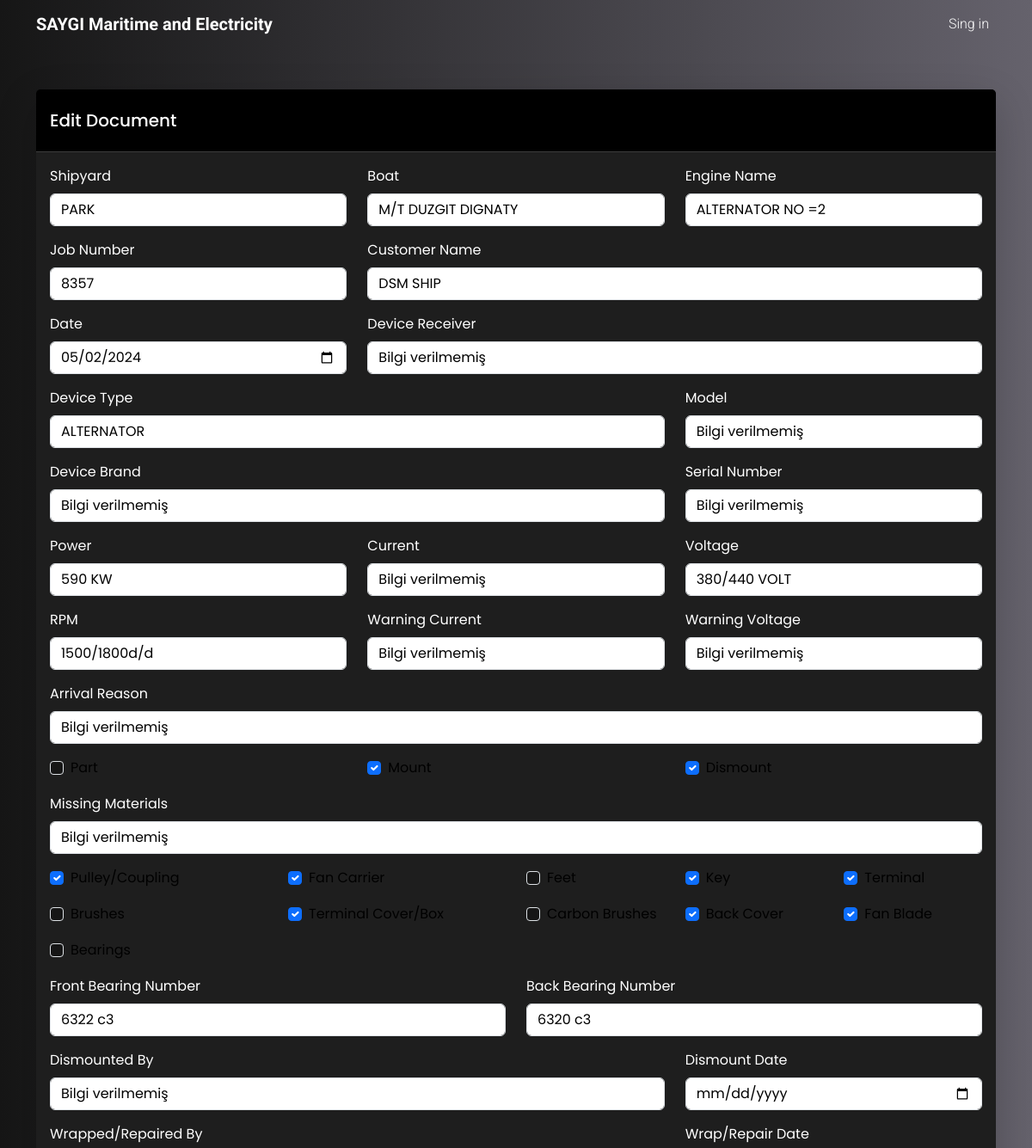
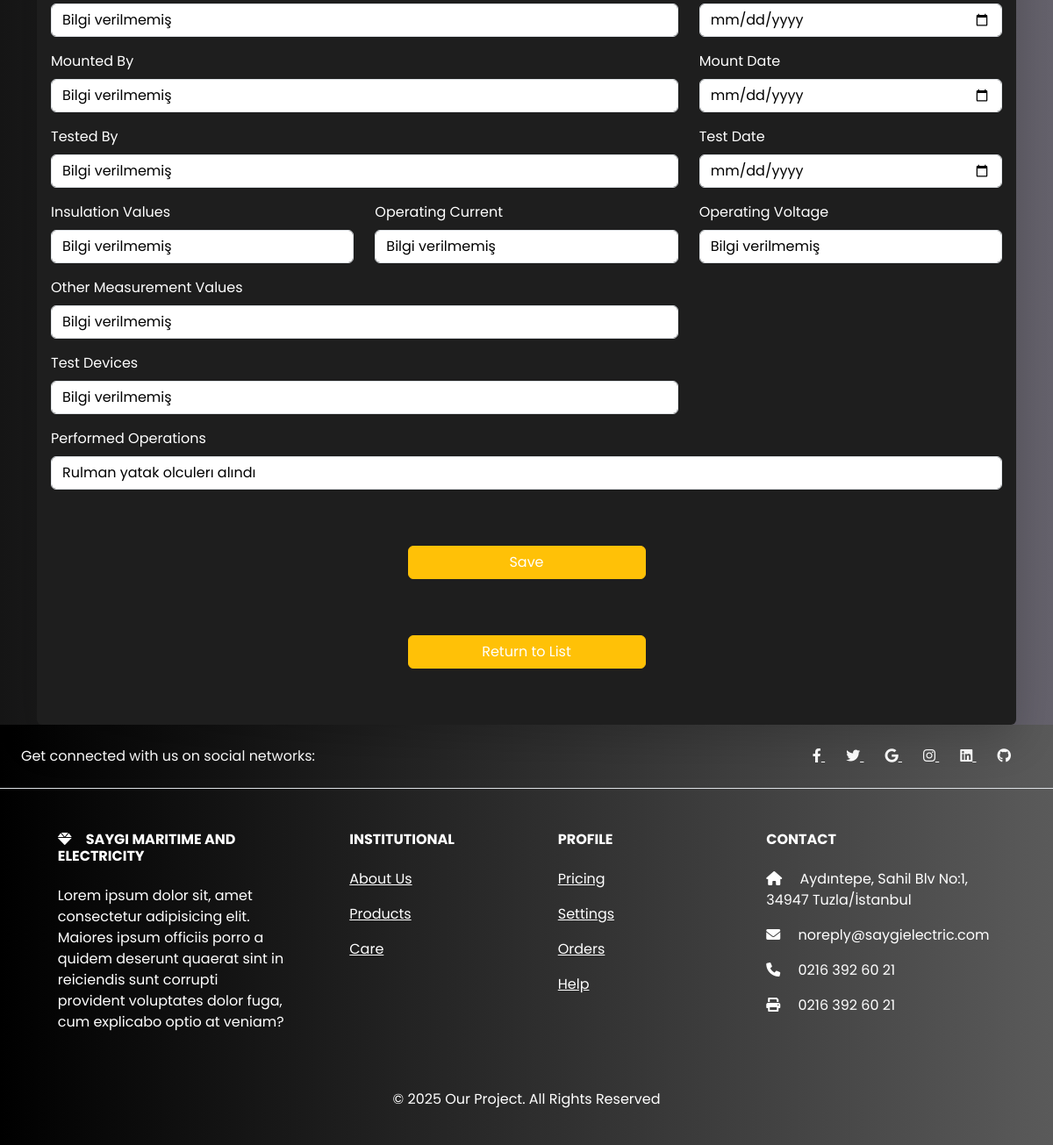
/document/1/edit/, run on the app's committed database (2 pictures, top to bottom).
### jobs/models.py (models this page shows, shortened)
class Document(models.Model):
    shipyard = models.CharField(_("Shipyard"), max_length=255, null=True, blank=True)
    boat = models.CharField(_("Boat"), max_length=255, null=True, blank=True)
    engine_name = models.CharField(
        _("Engine Name"), max_length=255, null=True, blank=True
    )
    job_number = models.CharField(
        _("Job Number"), max_length=255, null=True, blank=True
    )
    customer_name = models.CharField(
        _("Customer Name"), max_length=255, null=True, blank=True
    )
    date = models.DateField(_("Date"), null=True, blank=True, default=date.today)
    device_receiver = models.CharField(
        _("Device Receiver"), max_length=255, null=True, blank=True
    )
    device_type = models.CharField(
        _("Device Type"), max_length=255, null=True, blank=True
    )
    model = models.CharField(_("Model"), max_length=255, null=True, blank=True)
    device_brand = models.CharField(
        _("Device Brand"), max_length=255, null=True, blank=True
    )
    serial_number = models.CharField(
        _("Serial Number"), max_length=255, null=True, blank=True
    )
    power = models.CharField(_("Power"), max_length=255, null=True, blank=True)
    current = models.CharField(_("Current"), max_length=255, null=True, blank=True)
    voltage = models.CharField(_("Voltage"), max_length=255, null=True, blank=True)
    rpm = models.CharField(_("RPM"), max_length=255, null=True, blank=True)
    warning_current = models.CharField(
        _("Warning Current"), max_length=255, null=True, blank=True
    )
    warning_voltage = models.CharField(
        _("Warning Voltage"), max_length=255, null=True, blank=True
    )
    arrival_reason = models.CharField(
        _("Arrival Reason"), max_length=255, null=True, blank=True
    )
    part = models.BooleanField(_("Part"), null=True, blank=True)
    missing_materials = models.CharField(
        _("Missing Materials"), max_length=255, null=True, blank=True
    )
    mount = models.BooleanField(_("Mount"), null=True, blank=True)
    dismount = models.BooleanField(_("Dismount"), null=True, blank=True)
    pulley_coupling = models.BooleanField(_("Pulley/Coupling"), null=True, blank=True)
    fan_carrier = models.BooleanField(_("Fan Carrier"), null=True, blank=True)
    feet = models.BooleanField(_("Feet"), null=True, blank=True)
    key = models.BooleanField(_("Key"), null=True, blank=True)
    terminal = models.BooleanField(_("Terminal"), null=True, blank=True)
    brushes = models.BooleanField(_("Brushes"), null=True, blank=True)
    front_cover = models.BooleanField(_("Front Cover"), null=True, blank=True)
    terminal_cover_box = models.BooleanField(
        _("Terminal Cover/Box"), null=True, blank=True
    )
    carbon_brushes = models.BooleanField(_("Carbon Brushes"), null=True, blank=True)
    back_cover = models.BooleanField(_("Back Cover"), null=True, blank=True)
    fan_blade = models.BooleanField(_("Fan Blade"), null=True, blank=True)
    bearings = models.BooleanField(_("Bearings"), null=True, blank=True)
    front_bearing_number = models.CharField(
        _("Front Bearing Number"), max_length=255, null=True, blank=True
    )
    back_bearing_number = models.CharField(
        _("Back Bearing Number"), max_length=255, null=True, blank=True
    )
    dismounted_by = models.CharField(
        _("Dismounted By"), max_length=255, null=True, blank=True
    )
    dismount_date = models.DateField(_("Dismount Date"), null=True, blank=True)
    wrapped_repaired_by = models.CharField(
        _("Wrapped/Repaired By"), max_length=255, null=True, blank=True
    )
    wrap_repair_date = models.DateField(_("Wrap/Repair Date"), null=True, blank=True)
    mounted_by = models.CharField(
        _("Mounted By"), max_length=255, null=True, blank=True
    )
    mount_date = models.DateField(_("Mount Date"), null=True, blank=True)
    tested_by = models.CharField(_("Tested By"), max_length=255, null=True, blank=True)
    test_date = models.DateField(_("Test Date"), null=True, blank=True)
    insulation_values = models.CharField(_("Insulation Values"), max_length=25)
    operating_current = models.CharField(
        _("Operating Current"), max_length=255, null=True, blank=True
    )
    operating_voltage = models.CharField(
        _("Operating Voltage"), max_length=255, null=True, blank=True
    )
    other_measurement_values = models.CharField(
        _("Other Measurement Values"), max_length=255, null=True, blank=True
    )
    test_devices = models.CharField(
        _("Test Devices"), max_length=255, null=True, blank=True
    )
    performed_operations = models.TextField(_("Performed Operations"), max_length=255)
    created_at = models.DateTimeField(auto_now_add=True)

### jobs/views.py (the view)
# urls.py: path("document/<int:id>/edit/", views.document_edit, name="document_edit"),
def document_edit(request, id):
    try:
        document = Document.objects.get(id=id)
    except Document.DoesNotExist:
        raise Http404("Document not found.")
    if request.method == "POST":
        form = DocumentForm(request.POST, request.FILES, instance=document)
        if form.is_valid():
            form.save()
            return redirect("document_list")
    else:
        form = DocumentForm(instance=document)
    context = {
        "form": form,
        "document": document,
    }
    return render(request, "care/edit.html", context)

### jobs/templates/care/edit.html (shortened to what this page needs)
{% extends "base.html" %}
{% load i18n %}
{% load static %}
{% block content %}
    <div class="container mt-5">
        <div class="row justify-content-center">
            <div class="col-md-12">
                <div class="card border-0 shadow-lg">
                    <div class="card-header bg-black text-white">
                        <h5 class="m-3 ms-0">{% trans "Edit Document" %}</h5>
                    </div>
                    <div class="card-body">
                        <div>
                            <form method="post" enctype="multipart/form-data">
                                <div class="row">
                                    {% for field in form %}
                                        {% if field.field.widget.input_type == 'checkbox' %}
                                            <div class="col-md-{{ field.field.widget.attrs.size }} mb-3">
                                                <div class="form-check">
                                                    {{ field }}
                                                    <label for="{{ field.id_for_label }}" class="form-check-label">{{ field.label }}</label>
                                                </div>
                                            </div>
                                        {% else %}
                                            <div class="col-md-{{ field.field.widget.attrs.size }} mb-3">
                                                <label for="{{ field.id_for_label }}" class="form-label">{{ field.label }}</label>
                                                {{ field }}
                                            </div>
                                        {% endif %}
                                    {% endfor %}
                                </div>
                                <div class="d-flex justify-content-center">
                                    <button type="button"
                                            class="btn btn-warning mt-5 w-25"
                                            data-bs-toggle="modal"
                                            data-bs-target="#confirmModal">{% trans "Save" %}</button>
                                </div>
                                <div class="text-center mt-3">
                                    <a href="{% url 'document_list' %}" class="btn btn-warning w-25 my-5">{% trans "Return to List" %}</a>
                                </div>
                            </form>
                        </div>
                    </div>
                </div>
            </div>
        </div>
    </div>
{% endblock content %}

### jobs/static/css/style.css (style rules this page uses)
body { background:linear-gradient(to right, #161616, #65626c) !important; color: #ffffff !important; }
:root { --bs-font-sans-serif: 'Poppins', sans-serif !important; --bs-emphasis-color-rgb: 255, 255, 255 !important; --bs-body-color: #ffffff !important; --bs-secondary-color:rgb(197 197 197 / 75%) !important; --bs-secondary-rgb: 243, 188, 43 !important; --bs-link-color-rgb: 255, 255, 255; --bs-body-bg: #161616 !important; --bs-dark-rgb: 22, 22, 22 !important; --bs-light-rgb: 255, 255, 255 !important; --bs-primary-rgb: 13, 110, 253 !important; --bs-secondary-rgb: 243, 188, 43 !important; --bs-success-rgb: 25, 135, 84 !important; --bs-info-rgb: 13, 202, 240 !important; --bs-warning-rgb: 255, 193, 7 !important; --bs-danger-rgb: 220, 53, 69 !important; }
* { color: #ffffff !important; }
.card { background-color: #1e1e1e !important; border-color: #2d2d2d !important; color: #ffffff !important; }
.card-header { background-color: #2d2d2d !important; border-bottom-color: #3d3d3d !important; color: #ffffff !important; }
.card-body { color: #ffffff !important; }
.form-control { background-color: #ffffff !important; border-color: #dee2e6 !important; color: #000000 !important; }
.form-label { color: #000000 !important; }
.form-check-label { color: #000000 !important; }
a { color: #ffffff !important; }
.btn { color: #ffffff !important; }
::placeholder { color: #ffffff !important; opacity: 0.7; }
.form-label { color: white !important; }

### data on the page
Document: form "PARK" "M/T DUZGIT DIGNATY" "ALTERNATOR NO =2" "8357" "DSM SHIP" "05/02/2024" "Bilgi verilmemiş" "ALTERNATOR" "Bilgi verilmemiş" "Bilgi verilmemiş" "Bilgi verilmemiş" "590 KW" "Bilgi verilmemiş" "380/440 VOLT" "1500/1800d/d" "Bilgi verilmemiş" "Bilgi verilmemiş" "Bilgi verilmemiş" "Bilgi verilmemiş" "6322 c3" "6320 c3" "Bilgi verilmemiş" "Bilgi verilmemiş" "Bilgi verilmemiş" "Bilgi verilmemiş" "Bilgi verilmemiş" "Bilgi verilmemiş" "Bilgi verilmemiş" "Bilgi verilmemiş" "Bilgi verilmemiş" "Rulman yatak olculerı alındı", form "☑" "☑" "☑" "☑" "☑" "☑" "☑" "☑" "☑"

### other printed values
{{ field.label }} "Shipyard" "Boat" "Engine Name" "Job Number" "Customer Name" "Date" "Device Receiver" "Device Type" "Model" "Device Brand" "Serial Number" "Power" "Current" "Voltage" "RPM" "Warning Current" "Warning Voltage" "Arrival Reason" "Missing Materials" "Front Bearing Number" "Back Bearing Number" "Dismounted By" "Dismount Date" "Wrapped/Repaired By" "Wrap/Repair Date" "Mounted By" "Mount Date" "Tested By" "Test Date" "Insulation Values" "Operating Current" "Operating Voltage" "Other Measurement Values" "Test Devices" "Performed Operations"
{{ field.label }} "Part" "Mount" "Dismount" "Pulley/Coupling" "Fan Carrier" "Feet" "Key" "Terminal" "Brushes" "Terminal Cover/Box" "Carbon Brushes" "Back Cover" "Fan Blade" "Bearings"
